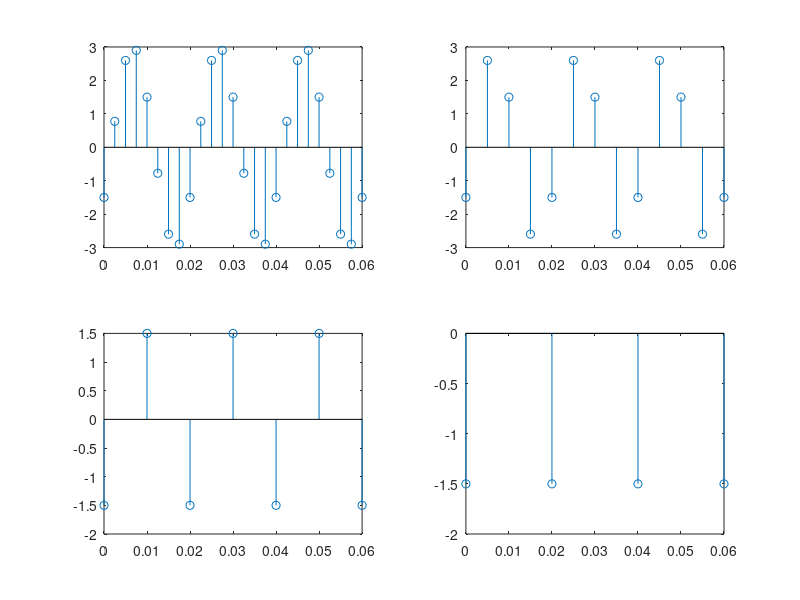

MATLAB code for this plot:
fs=800;
for k=1:4

        fs=fs/2;ts=1/fs;
        t=[0:ts:0.06];
        x=3*cos(100*pi*t-2*pi/3);
        subplot(2,2,k);
        stem(t,x);
        
end
  



